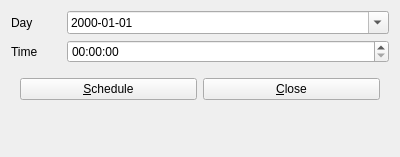
<?xml version="1.0" encoding="UTF-8"?>
<ui version="4.0">
 <class>Form</class>
 <widget class="QWidget" name="Form">
  <property name="geometry">
   <rect>
    <x>0</x>
    <y>0</y>
    <width>400</width>
    <height>157</height>
   </rect>
  </property>
  <property name="windowTitle">
   <string>Form</string>
  </property>
  <layout class="QGridLayout" name="gridLayout">
   <item row="0" column="0">
    <widget class="QLabel" name="label_4">
     <property name="text">
      <string>Day</string>
     </property>
    </widget>
   </item>
   <item row="1" column="1">
    <widget class="QTimeEdit" name="teTime"/>
   </item>
   <item row="0" column="1">
    <widget class="QDateEdit" name="deDay">
     <property name="showGroupSeparator" stdset="0">
      <bool>false</bool>
     </property>
     <property name="displayFormat">
      <string>yyyy-MM-dd</string>
     </property>
     <property name="calendarPopup">
      <bool>true</bool>
     </property>
    </widget>
   </item>
   <item row="1" column="0">
    <widget class="QLabel" name="label_5">
     <property name="maximumSize">
      <size>
       <width>50</width>
       <height>16777215</height>
      </size>
     </property>
     <property name="text">
      <string>Time</string>
     </property>
    </widget>
   </item>
   <item row="2" column="0" colspan="2">
    <widget class="QWidget" name="widget" native="true">
     <layout class="QHBoxLayout" name="horizontalLayout">
      <item>
       <widget class="QPushButton" name="pbSchedule">
        <property name="text">
         <string>&amp;Schedule</string>
        </property>
       </widget>
      </item>
      <item>
       <widget class="QPushButton" name="pbClose">
        <property name="text">
         <string>&amp;Close</string>
        </property>
       </widget>
      </item>
     </layout>
    </widget>
   </item>
   <item row="3" column="0">
    <spacer name="verticalSpacer">
     <property name="orientation">
      <enum>Qt::Vertical</enum>
     </property>
     <property name="sizeHint" stdset="0">
      <size>
       <width>20</width>
       <height>40</height>
      </size>
     </property>
    </spacer>
   </item>
  </layout>
 </widget>
 <tabstops>
  <tabstop>deDay</tabstop>
  <tabstop>teTime</tabstop>
  <tabstop>pbSchedule</tabstop>
  <tabstop>pbClose</tabstop>
 </tabstops>
 <resources/>
 <connections/>
</ui>
